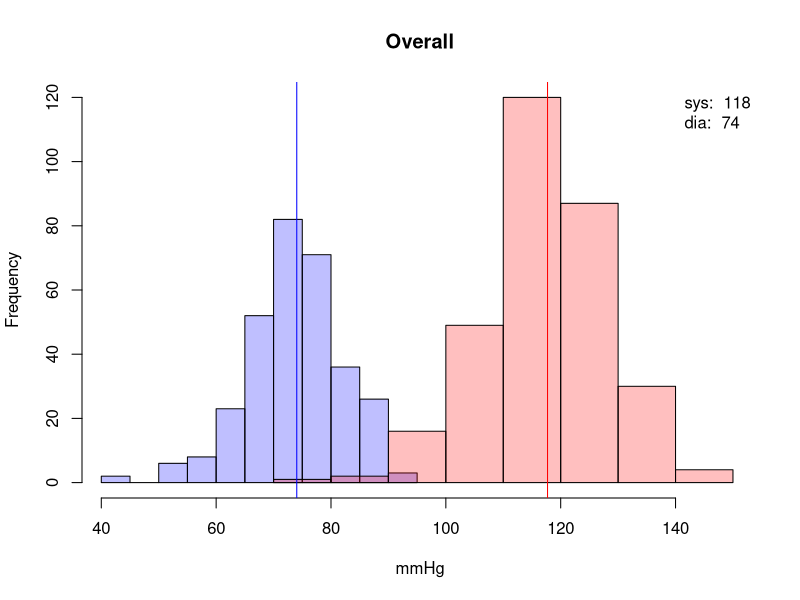

R code for this plot: (Note: this script raises an error after producing the figure.)
## ---- chunk 1
library(lubridate)
## ---- chunk 2
bp <- read.csv(file="bp.csv", header=TRUE, sep=",")
bp$datetime <- paste(bp$date, bp$time)
am <- hour(bp$datetime) < 12
pm <- hour(bp$datetime) >= 12
dates <- as.Date(bp$datetime)
mp <- c(min(bp$dia), max(bp$sys))
cdia <- rgb(0,0,1,1/4)
csys <- rgb(1,0,0,1/4)
cpul <- rgb(0,1,0,1/4)
## ---- chunk 3
plot.blood.pressure <- function(bp, title) {
  hsys <- hist(bp$sys, plot=F)
  hdia <- hist(bp$dia, plot=F)
  mc <- c(0, max(c(hsys$counts, hdia$counts)))
  plot(hdia, col=cdia, xlim=mp, ylim=mc, main = title, xlab = "mmHg")
  plot(hsys, col=csys, xlim=mp, ylim=mc, add=T)
  mdia <- mean(bp$dia)
  msys <- mean(bp$sys)
  abline(v=c(msys, mdia), col=c("red","blue"))
  legend("topright", bty="n", legend=c(paste("sys: ", format(msys, digits=2)), paste("dia: ", format(mdia, digits=2))))
}
## ---- chunk 4
plot.blood.pressure(bp, "Overall")
## ---- chunk 5
recent <- week(now()) - week(bp$datetime) < 4
plot.blood.pressure(bp[recent,], "Recently")
## ---- chunk 6
plot.blood.pressure(bp[am,], "Morning")
## ---- chunk 7
plot.blood.pressure(bp[pm,], "Evening")
## ---- chunk 8
movavg <- function(x, n=5){
  filter(x,rep(1/n,n), sides=2)
}
plot.dates <- function(dates, points, title, col) {
  cs <- c("lightblue", "blue")
  plot(dates[am], points[am], xlab="Date", ylab="mmHg", main=title, col=cs[1])
  points(dates[pm], points[pm], col=cs[2])
  a <- movavg(points, 14)
  lines(dates, a)
  abline(v=dates[wday(dates) %in% c(1,7)], col="lightgray")
  sd <- lm(points~dates)
  abline(sd, col=col)
  legend("bottomright", bty="n", legend=paste("r^2: ", format(summary(sd)$r.squared, digits=2)))
  legend("bottomleft", bty="n", legend=c("am", "pm"), text.col = cs, pt.bg=cs)
}
plot.dates(dates, bp$sys, "Systolic", "red")
plot.dates(dates, bp$dia, "Diastolic", "blue")
## ---- chunk 9
plot(bp$dia, bp$sys, xlab = "Diastolic", ylab="Systolic")
msd <- lm(bp$sys~bp$dia)
abline(msd)
legend("bottomright", bty="n", legend=paste("r^2: ", format(summary(msd)$r.squared, digits=2)))
## ---- chunk 10
plot.pulse <- function(pulse, c, title) {
  hpul <- hist(pulse, plot=F)
  plot(hpul, col=c, main = title, xlab = "bpm")
  m <- mean(pulse)
  abline(v=m, col=c)
  legend("topright", bty="n", legend=paste("av: ", format(m, digits=2)))
}
plot.pulse(bp$pul, cpul, "Overall")
## ---- chunk 11
plot.pulse(bp[am,]$pul, cpul, "Morning")
## ---- chunk 12
plot.pulse(bp[pm,]$pul, cpul, "Evening")
## ---- chunk 13
plot.dates(dates, bp$pul, "Pulse", "green")
